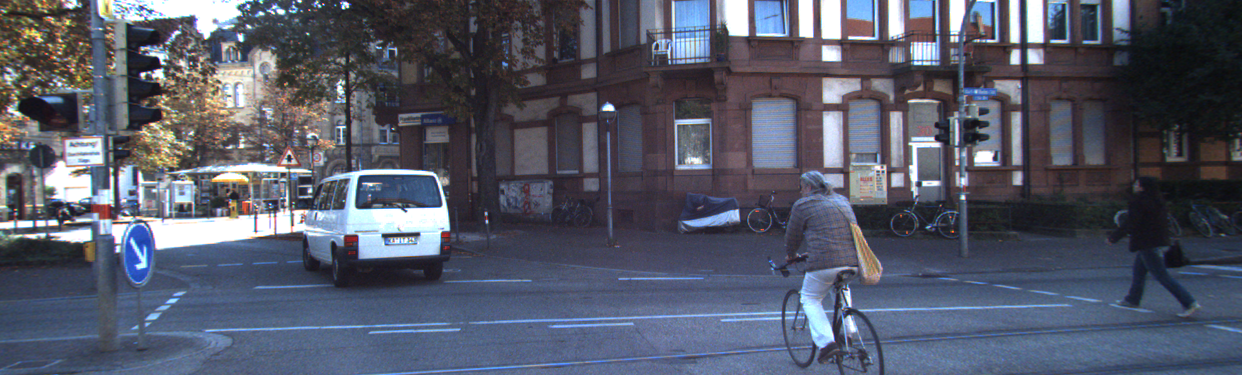
#> input picture lab_2/img/left_color.png, 1242 x 375 px
$ python lab2_part3.py --left_img img/left_color.png --right_img img/left_color.png
#> lines starting #> are read from the running program, lines starting #| are printed output that depends on the picture
"""
AVG Lab 2 - Part 3 : Stereo
Example use:
> cd lab2_folder
> python lab2_part3.py

Submission: Please submit this code completed and commented. You need to comment
everything you add and explain why you add it.
"""

import cv2
import open3d as o3d
import argparse
import logging
logging.basicConfig(format='[%(module)s | l.%(lineno)d] %(message)s')
logging.getLogger().setLevel(logging.INFO)
import numpy as np
from constants import extrinsic, K, Bf

def main(args):
    """
    In this part, we will reconstruct a 3D point cloud from a pair of stereo images.

    Input:
    - left.png: the left stereo image (grayscale)
    - right.png: the right stereo image (grayscale)
    - left_color.png: the left stereo image (color) - used for point cloud coloring
    - camera calibration parameters from constants.py (K, Bf)

    Output:
    - Interactive 3D visualization of the reconstructed colored point cloud
    """
    logging.info("args = %s", args)

    # load images
    left = cv2.imread(args.left_img, 0)
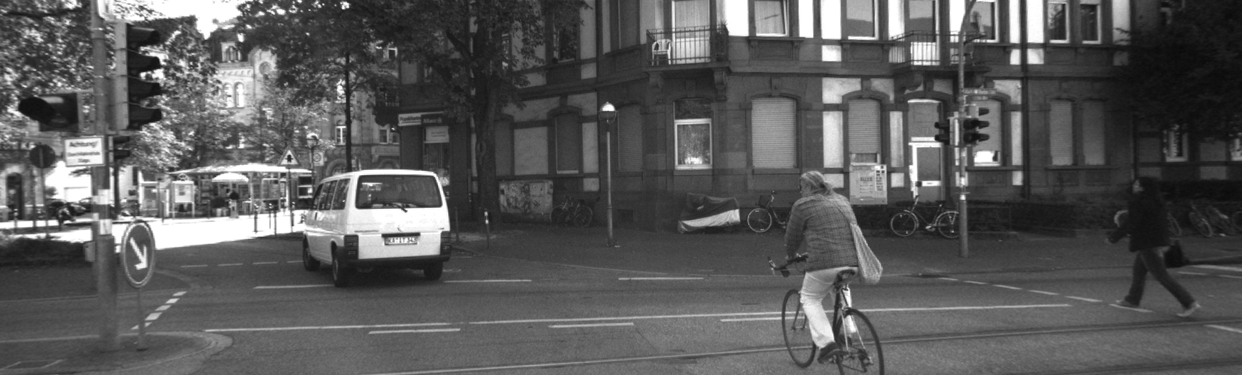
#> left: shape (375, 1242); min 9, max 255, mean 89.1
    right = cv2.imread(args.right_img, 0)
    left_color = cv2.imread(args.left_color_img)
#> left_color is the input picture: shape (375, 1242, 3); mean B, G, R 104.4, 89.1, 84.9

    # compute disparity
    stereo = cv2.StereoBM_create(numDisparities=16, blockSize=5)
    disparity = stereo.compute(left, right)  # an image of the same size as "left" (or "right")
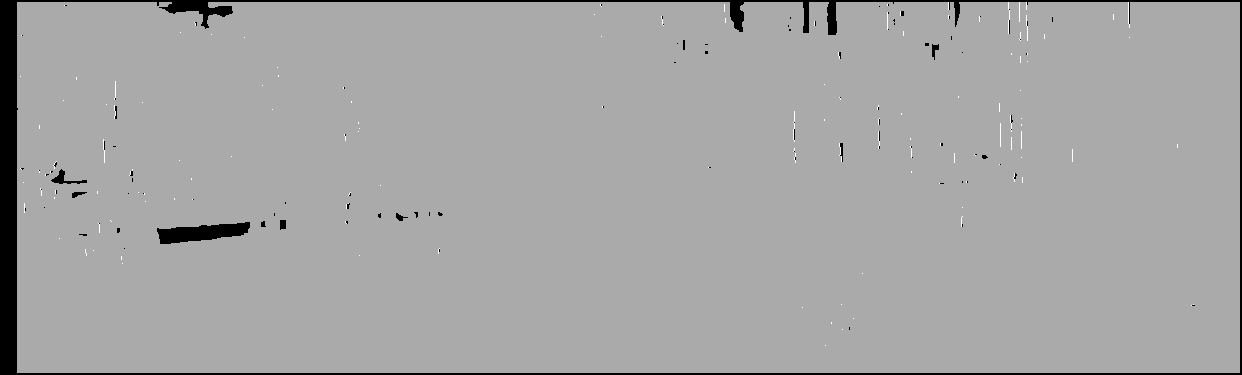
#> disparity: shape (375, 1242) int16; min -16, max 8, mean -0.53; drawn with min black and max white

    # Create array of pixels with positive disparity (num_pixels_with_disparity, 2)
    # ... you may need to add more lines here
    pixels_with_disparity = np.argwhere(disparity > 0)
#> pixels_with_disparity = 722 pairs, first value 2 to 345, second value 20 to 1193
    logging.info('pixels_with_disparity.shape=%s',pixels_with_disparity.shape)

    # Stack the positive disparity with the coordinates
    # ... you may need to add more lines here
    pixels_disparities = disparity[pixels_with_disparity[:, 0], pixels_with_disparity[:, 1]]
#> pixels_disparities = 722 values from 8 to 8
    pixels_with_disparity = np.hstack((pixels_with_disparity, pixels_disparities[:, np.newaxis]))
#> pixels_with_disparity = 722 rows, first 8: [2, 948, 8], [2, 1008, 8], [2, 1019, 8], [2, 1026, 8], [2, 1128, 8], [3, 948, 8], [3, 1008, 8], [3, 1019, 8]
    logging.info('pixels_with_disparity.shape=%s',pixels_with_disparity.shape)

    # Compute the depth of every pixel whose disparity is positive
    # hint: assume d is the disparity of pixel (u, v)
    # hint: the depth Z of this pixel is Z = Bf / d
    Z = Bf / pixels_with_disparity[:, 2]
#> Z = 722 values from 48.45 to 48.45

    # Compute normalized coordinates of every pixel whose disparity is positive
    # hint: the normalized coordinate of pixel [u, v, 1] is K^(-1) @ [u, v, 1]
    # ... you may need to add more lines here
    normalized_coordinates = np.linalg.inv(K) @ np.hstack((pixels_with_disparity[:, :2], np.ones((pixels_with_disparity.shape[0], 1)))).T
    logging.info('normalized_coordinates.shape=%s',normalized_coordinates.shape)

    # Compute 3D coordinate of every pixel whose disparity is positive
    # hint: 3D coordinate of pixel (u, v) is the product of Z and its normalized coordinate
    # ... you may need to add more lines here
    all_3d = Z[: , np.newaxis] * normalized_coordinates.T
#> all_3d = 722 rows, first 8: [-40.79, 52.05, 48.45], [-40.79, 56.07, 48.45], [-40.79, 56.81, 48.45], [-40.79, 57.28, 48.45], [-40.79, 64.13, 48.45], [-40.73, 52.05, 48.45], [-40.73, 56.07, 48.45], [-40.73, 56.81, 48.45]
    logging.info('all_3d.shape=%s',all_3d.shape)

    # Get color for 3D points
    all_color = left_color[pixels_with_disparity[:, 0], pixels_with_disparity[:, 1]]
#> all_color = 722 rows, first 8: [84, 97, 108], [81, 106, 101], [169, 121, 172], [153, 172, 125], [162, 132, 140], [83, 96, 112], [100, 103, 100], [161, 128, 189]
    logging.info('all_color.shape=%s',all_color.shape)

    # Normalize all_color
    all_color = all_color.astype(float) / 255.0
#> all_color = 722 rows, first 8: [0.329, 0.38, 0.424], [0.318, 0.416, 0.396], [0.663, 0.475, 0.675], [0.6, 0.675, 0.49], [0.635, 0.518, 0.549], [0.325, 0.376, 0.439], [0.392, 0.404, 0.392], [0.631, 0.502, 0.741]

    # The following code is for displaying the 3D pointcloud, you don't need to modify it
    # Display 3D pointcloud
    cloud = o3d.geometry.PointCloud()  # create pointcloud object
    cloud.points = o3d.utility.Vector3dVector(all_3d)
    cloud.colors = o3d.utility.Vector3dVector(all_color)
    mesh_frame = o3d.geometry.TriangleMesh.create_coordinate_frame(size=0.6, origin=[0, 0, 0])  # create frame object
    # Create visualizer and set initial viewpoint
    vis = o3d.visualization.Visualizer()
    vis.create_window(width=1280, height=720)  # Can now use any window size
    vis.add_geometry(cloud)
    vis.add_geometry(mesh_frame)
    # Set initial camera viewpoint
    ctr = vis.get_view_control()
    params = ctr.convert_to_pinhole_camera_parameters()
    # Set camera intrinsics from JSON
    params.intrinsic.set_intrinsics(
        width=1920,
        height=1043,
        fx=903.26449614716955,
        fy=903.26449614716955,
        cx=959.5,
        cy=521.0
    )
    params.extrinsic = extrinsic
    ctr.convert_from_pinhole_camera_parameters(params, allow_arbitrary=True)
    vis.run()
    vis.destroy_window()


if __name__ == "__main__":
    parser = argparse.ArgumentParser(description='Description of your program')
    parser.add_argument('--left_img', help='', default="img/left.png")
    parser.add_argument('--right_img', help='', default="img/right.png")
    parser.add_argument('--left_color_img', help='', default="img/left_color.png")
    args = parser.parse_args()

    main(args)

$ run again, with lab_2/img/chapel_0.png copied over lab_2/img/left_color.png
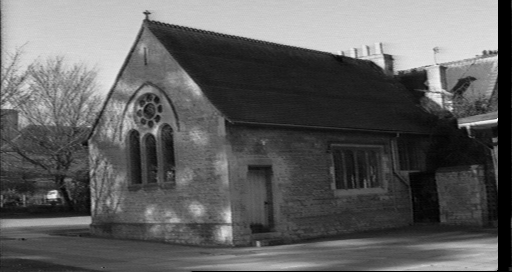
#> input picture lab_2/img/chapel_0.png, 512 x 272 px
#> in main, left is the input picture: shape (272, 512); min 0, max 245, mean 96.2
#> in main, `disparity = stereo.compute(left, right)  # an image of the same size a..`:
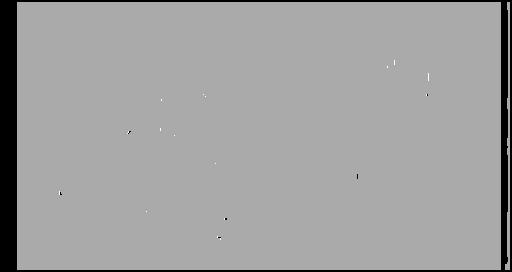
#> disparity: shape (272, 512) int16; min -16, max 8, mean -1.02; drawn with min black and max white
#> in main, `pixels_with_disparity = np.argwhere(disparity > 0)`: pixels_with_disparity = 40 pairs, first value 60 to 239, second value 59 to 428
#> pixels_disparities = 40 values from 8 to 8
#> in main, `pixels_with_disparity = np.hstack((pixels_with_disparity, pixels_dispa..`: pixels_with_disparity = 40 rows, first 8: [60, 394, 8], [61, 394, 8], [62, 394, 8], [63, 394, 8], [64, 394, 8], [66, 387, 8], [67, 387, 8], [73, 428, 8]
#> Z = 40 values from 48.45 to 48.45
#> all_3d = 40 rows, first 8: [-36.9, 14.85, 48.45], [-36.83, 14.85, 48.45], [-36.77, 14.85, 48.45], [-36.7, 14.85, 48.45], [-36.63, 14.85, 48.45], [-36.5, 14.38, 48.45], [-36.43, 14.38, 48.45], [-36.03, 17.13, 48.45]
#> in main, `all_color = left_color[pixels_with_disparity[:, 0], pixels_with_dispar..`: all_color = 40 rows, first 8: [158, 158, 158], [179, 179, 179], [175, 175, 175], [189, 189, 189], [182, 182, 182], [99, 99, 99], [97, 97, 97], [178, 178, 178]
#> in main, `all_color = all_color.astype(float) / 255.0`: all_color = 40 rows, first 8: [0.62, 0.62, 0.62], [0.702, 0.702, 0.702], [0.686, 0.686, 0.686], [0.741, 0.741, 0.741], [0.714, 0.714, 0.714], [0.388, 0.388, 0.388], [0.38, 0.38, 0.38], [0.698, 0.698, 0.698]

$ run again, with lab_2/img/chapel_1.png copied over lab_2/img/left_color.png
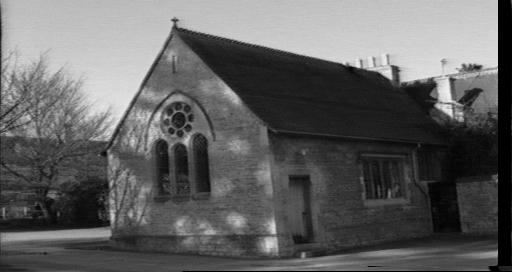
#> input picture lab_2/img/chapel_1.png, 512 x 272 px
#> in main, left is the input picture: shape (272, 512); min 0, max 241, mean 97.9
#> in main, `disparity = stereo.compute(left, right)  # an image of the same size a..`:
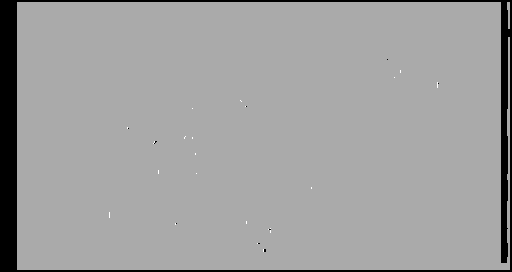
#> disparity: shape (272, 512) int16; min -16, max 8, mean -1.02; drawn with min black and max white
#> in main, `pixels_with_disparity = np.argwhere(disparity > 0)`: pixels_with_disparity = 53 pairs, first value 70 to 251, second value 109 to 437
#> pixels_disparities = 53 values from 8 to 8
#> in main, `pixels_with_disparity = np.hstack((pixels_with_disparity, pixels_dispa..`: pixels_with_disparity = 53 rows, first 8: [70, 400, 8], [71, 400, 8], [72, 400, 8], [77, 394, 8], [82, 437, 8], [83, 437, 8], [84, 437, 8], [85, 437, 8]
#> Z = 53 values from 48.45 to 48.45
#> all_3d = 53 rows, first 8: [-36.23, 15.25, 48.45], [-36.16, 15.25, 48.45], [-36.09, 15.25, 48.45], [-35.76, 14.85, 48.45], [-35.42, 17.74, 48.45], [-35.36, 17.74, 48.45], [-35.29, 17.74, 48.45], [-35.22, 17.74, 48.45]
#> in main, `all_color = left_color[pixels_with_disparity[:, 0], pixels_with_dispar..`: all_color = 53 rows, first 8: [127, 127, 127], [150, 150, 150], [173, 173, 173], [94, 94, 94], [180, 180, 180], [142, 142, 142], [143, 143, 143], [144, 144, 144]
#> in main, `all_color = all_color.astype(float) / 255.0`: all_color = 53 rows, first 8: [0.498, 0.498, 0.498], [0.588, 0.588, 0.588], [0.678, 0.678, 0.678], [0.369, 0.369, 0.369], [0.706, 0.706, 0.706], [0.557, 0.557, 0.557], [0.561, 0.561, 0.561], [0.565, 0.565, 0.565]

$ run again, with lab_2/img/right_color.png copied over lab_2/img/left_color.png
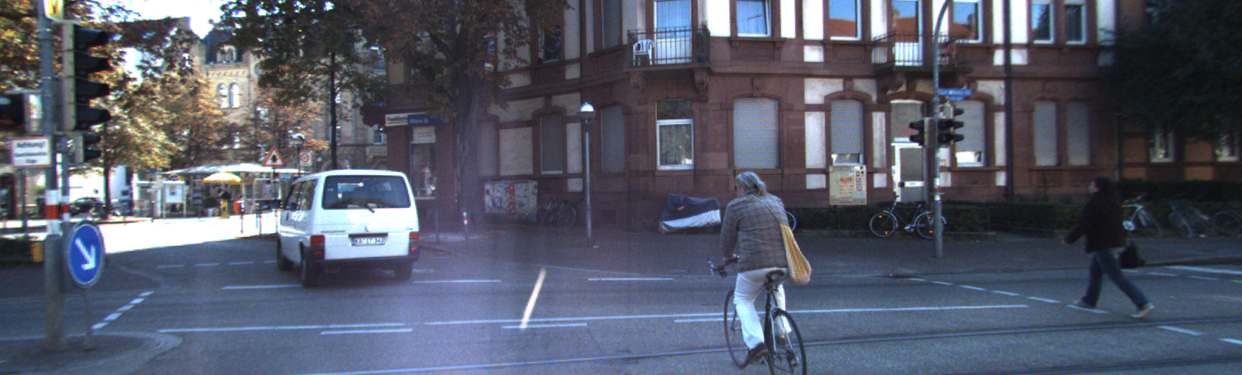
#> input picture lab_2/img/right_color.png, 1242 x 375 px
#> in main, `left = cv2.imread(args.left_img, 0)`:
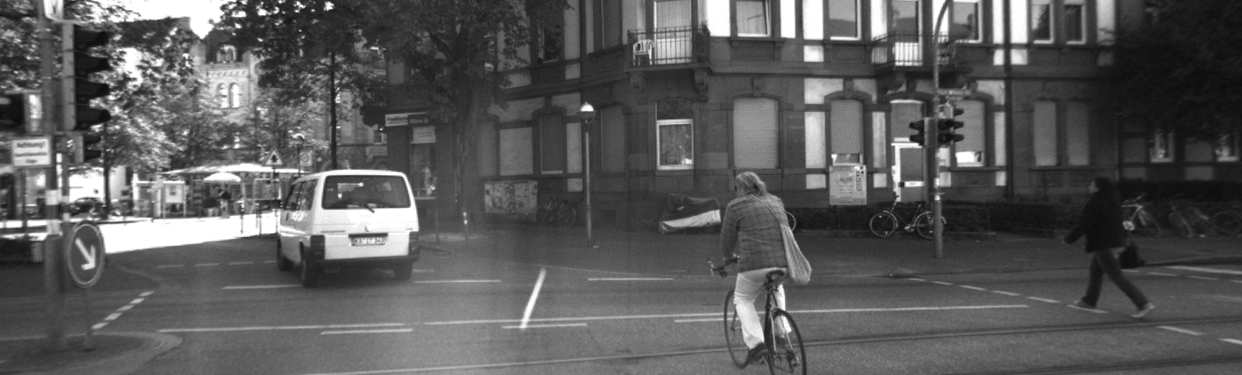
#> left: shape (375, 1242); min 11, max 255, mean 90
#> in main, left_color is the input picture: shape (375, 1242, 3); mean B, G, R 105.1, 90.3, 85.4
#> in main, `disparity = stereo.compute(left, right)  # an image of the same size a..`:
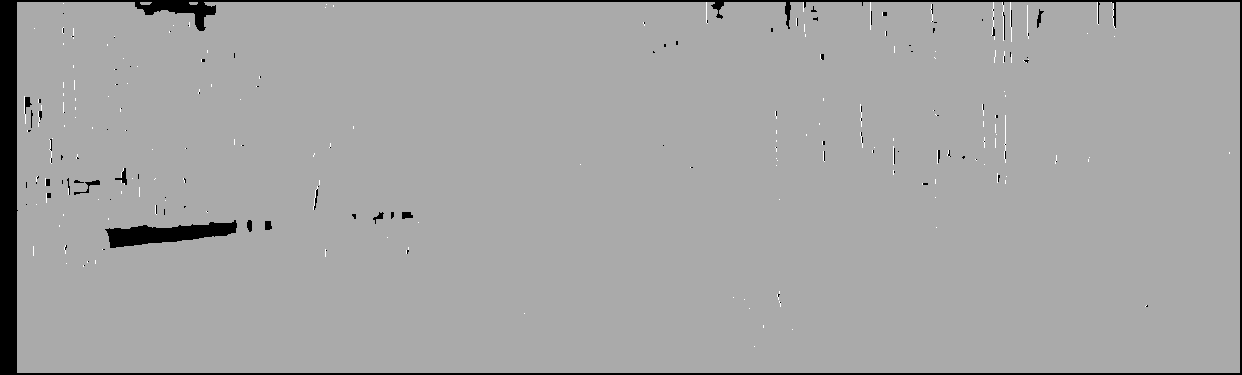
#> disparity: shape (375, 1242) int16; min -16, max 8, mean -0.546; drawn with min black and max white
#> in main, `pixels_with_disparity = np.argwhere(disparity > 0)`: pixels_with_disparity = 1061 pairs, first value 2 to 346, second value 24 to 1229
#> pixels_disparities = 1061 values from 8 to 8
#> in main, `pixels_with_disparity = np.hstack((pixels_with_disparity, pixels_dispa..`: pixels_with_disparity = 1061 rows, first 8: [2, 706, 8], [2, 803, 8], [2, 870, 8], [2, 993, 8], [2, 1002, 8], [2, 1010, 8], [2, 1097, 8], [2, 1111, 8]
#> Z = 1061 values from 48.45 to 48.45
#> all_3d = 1061 rows, first 8: [-40.79, 35.8, 48.45], [-40.79, 42.31, 48.45], [-40.79, 46.81, 48.45], [-40.79, 55.07, 48.45], [-40.79, 55.67, 48.45], [-40.79, 56.21, 48.45], [-40.79, 62.05, 48.45], [-40.79, 62.99, 48.45]
#> in main, `all_color = left_color[pixels_with_disparity[:, 0], pixels_with_dispar..`: all_color = 1061 rows, first 8: [244, 222, 226], [183, 204, 210], [130, 141, 146], [177, 220, 203], [186, 168, 211], [150, 203, 192], [161, 160, 122], [211, 170, 178]
#> in main, `all_color = all_color.astype(float) / 255.0`: all_color = 1061 rows, first 8: [0.957, 0.871, 0.886], [0.718, 0.8, 0.824], [0.51, 0.553, 0.573], [0.694, 0.863, 0.796], [0.729, 0.659, 0.827], [0.588, 0.796, 0.753], [0.631, 0.627, 0.478], [0.827, 0.667, 0.698]
